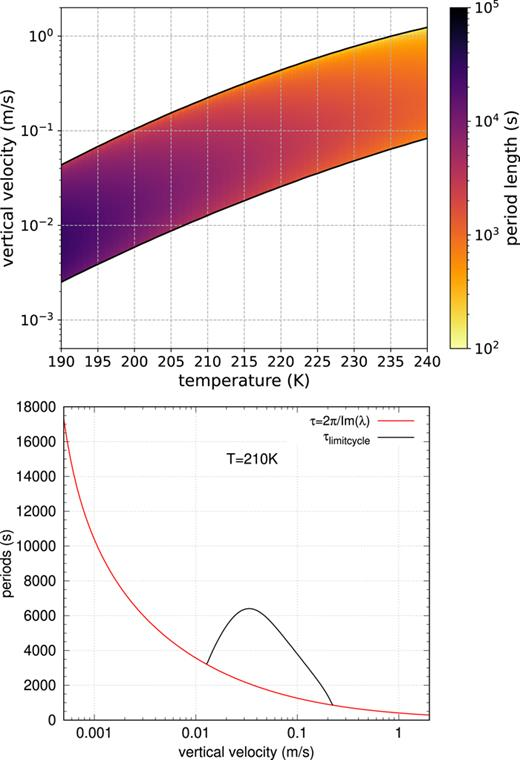
#> input picture sources/original/bergner-spichtinger-2026_files/m_043115_1_5.0297531.figures.online.f5.jpeg, 520 x 760 px
$ python generate_paper_figure5_digitization.py
#> lines starting #> are read from the running program, lines starting #| are printed output that depends on the picture; after the words box and inside, x2 and y2 are one past the last pixel; in counts of white or black regions, pixels touching at a corner belong together
#!/usr/bin/env python3
"""Digitize Bergner & Spichtinger (2026) Figure 5 from the saved publisher image.

The generated artifacts are explicitly image-derived comparison evidence for
Episode 008.  They are not backend continuation results and must not be used as
convergence evidence for the native/Python collocation workflow.
"""
from __future__ import annotations

import argparse
import csv
import hashlib
import json
import math
import sys
from collections import Counter
from dataclasses import dataclass
from pathlib import Path
from typing import Any, Iterable, Mapping, Sequence

import numpy as np
from PIL import Image, ImageDraw
from scipy import ndimage

ROOT = Path(__file__).resolve().parents[3]
if str(ROOT / "src") not in sys.path:
    sys.path.insert(0, str(ROOT / "src"))

from bergner_spichtinger_2026.episode8_production_schema import (  # noqa: E402
    CHECKSUM_CONVENTION,
    canonical_json_bytes,
)

EPISODE = Path(__file__).resolve().parents[1]
OUTPUT = EPISODE / "outputs"
GENERATOR = Path(__file__).resolve()
SOURCE_IMAGE = ROOT / "sources/original/bergner-spichtinger-2026_files/m_043115_1_5.0297531.figures.online.f5.jpeg"
SOURCE_PDF = ROOT / "sources/original/bergner-spichtinger-2026.pdf"

JSON_ARTIFACT = OUTPUT / "paper_figure5_digitization.json"
UPPER_BOUNDARY_CSV = OUTPUT / "paper_figure5_digitization_upper_hopf_boundaries.csv"
UPPER_COLOR_CSV = OUTPUT / "paper_figure5_digitization_upper_period_samples.csv"
LOWER_CURVES_CSV = OUTPUT / "paper_figure5_digitization_lower_curves.csv"
OVERLAY_PNG = OUTPUT / "paper_figure5_digitization_overlay.png"
RESIDUAL_PNG = OUTPUT / "paper_figure5_digitization_residuals.png"

SCHEMA_VERSION = "episode008-paper-figure5-digitization-v1"
METHOD_VERSION = "manual-calibration-threshold-component-colorbar-v1"
ARTIFACT_KIND = "task063-paper-figure5-digitization"


@dataclass(frozen=True)
class PanelCalibration:
    """Affine calibration for a log-x/log-y or linear-x/linear-y panel."""

    name: str
    pixel_x_min: int
    pixel_x_max: int
    pixel_y_top: int
    pixel_y_bottom: int
    x_min: float
    x_max: float
    y_min: float
    y_max: float
    x_scale: str
    y_scale: str
    x_quantity: str
    y_quantity: str
    x_unit: str
    y_unit: str

    def x_to_physical(self, pixel_x: float) -> float:
        fraction = (pixel_x - self.pixel_x_min) / (self.pixel_x_max - self.pixel_x_min)
        value = self.x_min + fraction * (self.x_max - self.x_min)
        return 10.0**value if self.x_scale == "log10" else value

    def y_to_physical(self, pixel_y: float) -> float:
        fraction_from_bottom = (self.pixel_y_bottom - pixel_y) / (self.pixel_y_bottom - self.pixel_y_top)
        value = self.y_min + fraction_from_bottom * (self.y_max - self.y_min)
        return 10.0**value if self.y_scale == "log10" else value

    def physical_x_to_pixel(self, x_value: float) -> float:
        coordinate = math.log10(x_value) if self.x_scale == "log10" else x_value
        fraction = (coordinate - self.x_min) / (self.x_max - self.x_min)
        return self.pixel_x_min + fraction * (self.pixel_x_max - self.pixel_x_min)

    def physical_y_to_pixel(self, y_value: float) -> float:
        coordinate = math.log10(y_value) if self.y_scale == "log10" else y_value
        fraction = (coordinate - self.y_min) / (self.y_max - self.y_min)
        return self.pixel_y_bottom - fraction * (self.pixel_y_bottom - self.pixel_y_top)

    # [26 lines left out: functions pixel_resolution, to_json, not called in this run]


TOP = PanelCalibration(
    name="upper_period_map",
    pixel_x_min=60,
    pixel_x_max=428,
    pixel_y_top=7,
    pixel_y_bottom=348,
    x_min=190.0,
    x_max=240.0,
    y_min=math.log10(5.0e-4),
    y_max=math.log10(2.0),
    x_scale="linear",
    y_scale="log10",
    x_quantity="temperature",
    y_quantity="vertical_velocity",
    x_unit="K",
    y_unit="m s^-1",
)

BOTTOM = PanelCalibration(
    name="lower_T210K_slice",
    pixel_x_min=64,
    pixel_x_max=429,
    pixel_y_top=407,
    pixel_y_bottom=722,
    x_min=math.log10(5.0e-4),
    x_max=math.log10(2.0),
    y_min=0.0,
    y_max=18000.0,
    x_scale="log10",
    y_scale="linear",
    x_quantity="vertical_velocity",
    y_quantity="period",
    x_unit="m s^-1",
    y_unit="s",
)

COLORBAR = {
    "pixel_x_min": 450,
    "pixel_x_max": 467,
    "pixel_y_top": 7,
    "pixel_y_bottom": 348,
    "log10_period_top": 5.0,
    "log10_period_bottom": 2.0,
    "period_unit": "s",
}


class GenerationError(RuntimeError):
    """Raised when the source figure cannot be digitized reproducibly."""


def rel(path: Path) -> str:
    resolved = path.resolve()
    try:
        return resolved.relative_to(ROOT).as_posix()
    except ValueError:
        return resolved.as_posix()


def sha(path: Path) -> str:
    return hashlib.sha256(path.read_bytes()).hexdigest()


def source_record(path: Path, role: str) -> dict[str, Any]:
    return {"path": rel(path), "sha256": sha(path), "role": role, "bytes": path.stat().st_size}


def write_json(path: Path, value: Mapping[str, Any]) -> None:
    path.write_bytes(canonical_json_bytes(value))


def read_rgb() -> np.ndarray:
    if not SOURCE_IMAGE.is_file():
        raise GenerationError(f"missing source image: {SOURCE_IMAGE}")
    image = Image.open(SOURCE_IMAGE).convert("RGB")
#> image is the input picture: PIL image 520x760 RGB; mean R, G, B 237.2, 223.9, 225.1
    if image.size != (520, 760):
        raise GenerationError(f"unexpected Figure 5 image size {image.size}; calibration is for 520x760")
    return np.asarray(image, dtype=np.uint8)


def saturation_and_value(rgb: np.ndarray) -> tuple[np.ndarray, np.ndarray]:
    scaled = rgb.astype(float) / 255.0
    mx = scaled.max(axis=2)
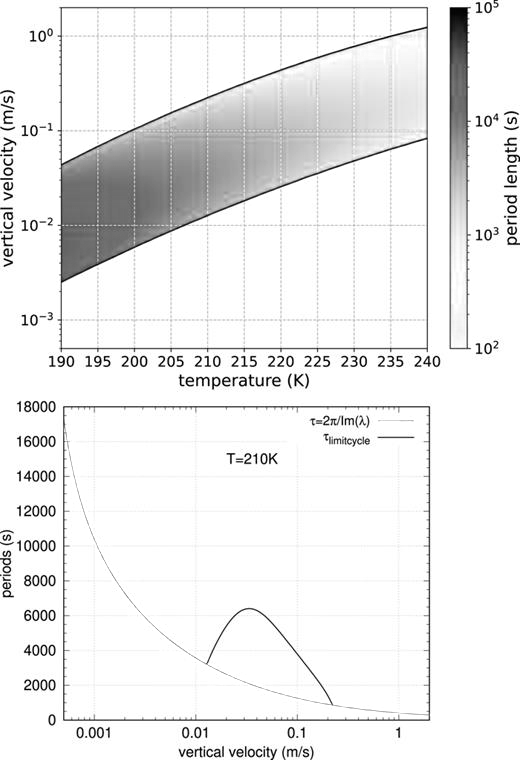
#> mx: shape (760, 520) float64; min 0, max 1, mean 0.932
    mn = scaled.min(axis=2)
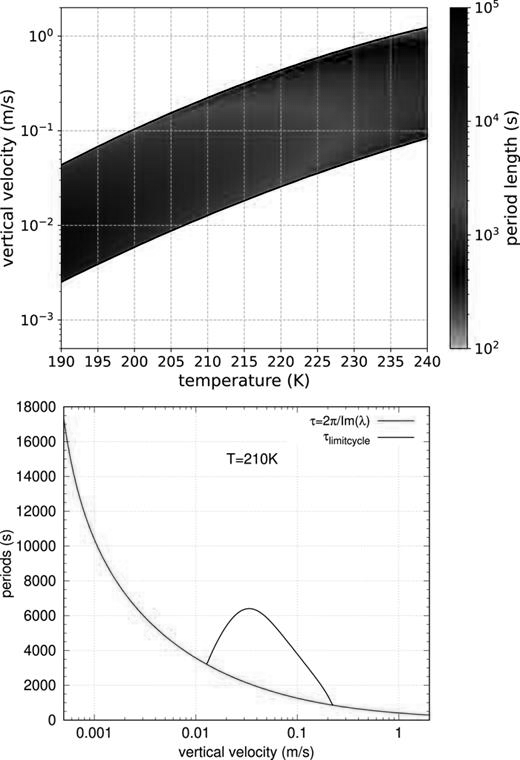
#> mn: shape (760, 520) float64; min 0, max 1, mean 0.866
    sat = np.divide(mx - mn, mx, out=np.zeros_like(mx), where=mx > 0.0)
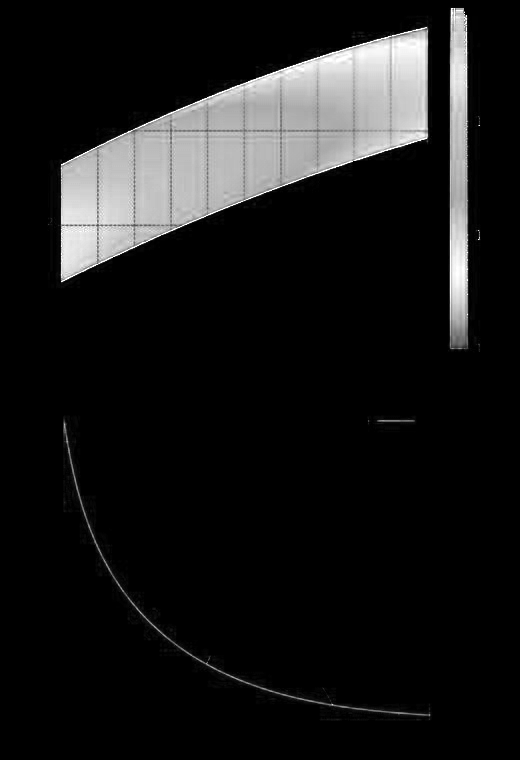
#> sat: shape (760, 520) float64; min 0, max 1, mean 0.0969
    return sat, mx


def contiguous_runs(mask: np.ndarray) -> list[tuple[int, int]]:
    idx = np.flatnonzero(mask)
    if idx.size == 0:
        return []
    runs: list[tuple[int, int]] = []
    start = int(idx[0])
    previous = int(idx[0])
    for raw in idx[1:]:
        current = int(raw)
        if current == previous + 1:
            previous = current
        else:
            runs.append((start, previous))
            start = previous = current
    runs.append((start, previous))
    return runs


def extract_upper_boundaries(rgb: np.ndarray) -> list[dict[str, Any]]:
    sat, val = saturation_and_value(rgb)
    y_slice = slice(TOP.pixel_y_top, TOP.pixel_y_bottom + 1)
    x_slice = slice(TOP.pixel_x_min, TOP.pixel_x_max + 1)
    # The upper panel colored region is the only contiguous high-saturation band
    # in each column.  Grid lines and labels are low-saturation; black borders
    # are low-value.  This deliberately extracts the color-domain edge rather
    # than trying to trace antialiased black strokes.
    colored = (sat[y_slice, x_slice] > 0.20) & (val[y_slice, x_slice] > 0.25)
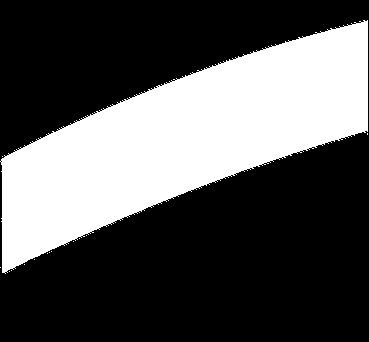
#> colored: shape (342, 369) bool; 33.6% white; 14 white regions (13 under 20 px), largest, box (x1, y1, x2, y2) and area: (0, 20, 368, 274) 42361
    rows: list[dict[str, Any]] = []
    for offset, pixel_x in enumerate(range(TOP.pixel_x_min, TOP.pixel_x_max + 1)):
        runs = contiguous_runs(colored[:, offset])
        if not runs:
            continue
        top_run, bottom_run = max(runs, key=lambda item: item[1] - item[0])
        if bottom_run - top_run + 1 < 20:
            continue
        upper_y = TOP.pixel_y_top + top_run
        lower_y = TOP.pixel_y_top + bottom_run
        upper_w = TOP.y_to_physical(upper_y)
        lower_w = TOP.y_to_physical(lower_y)
        temperature = TOP.x_to_physical(pixel_x)
        rows.append(
            {
                "panel": "upper_period_map",
                "pixel_x": pixel_x,
                "temperature_K": temperature,
                "upper_boundary_pixel_y": upper_y,
                "upper_boundary_w_m_s": upper_w,
                "upper_boundary_log_w_ln_m_s": math.log(upper_w),
                "lower_boundary_pixel_y": lower_y,
                "lower_boundary_w_m_s": lower_w,
                "lower_boundary_log_w_ln_m_s": math.log(lower_w),
                "direct_digitization": True,
                "validity": "direct_edge_detected",
                "edge_detector": "largest high-saturation contiguous vertical run",
                "vertical_color_run_pixels": bottom_run - top_run + 1,
            }
        )
#> this loop made 369 passes
#> (top_run, bottom_run, upper_y, lower_y) on passes 3 to 5: (158, 272, 165, 279), (158, 272, 165, 279), (157, 272, 164, 279)
    if len(rows) < 300:
        raise GenerationError(f"upper-boundary extraction found only {len(rows)} columns")
    return rows


def colorbar_profile(rgb: np.ndarray) -> tuple[np.ndarray, np.ndarray]:
    x0 = COLORBAR["pixel_x_min"] + 2
    x1 = COLORBAR["pixel_x_max"] - 2
    y0 = COLORBAR["pixel_y_top"]
    y1 = COLORBAR["pixel_y_bottom"]
    strip = rgb[y0 : y1 + 1, x0 : x1 + 1].astype(float)
    colors = strip.mean(axis=1)
    ys = np.arange(y0, y1 + 1)
    frac = (ys - y0) / (y1 - y0)
    log_period = COLORBAR["log10_period_top"] + frac * (
        COLORBAR["log10_period_bottom"] - COLORBAR["log10_period_top"]
    )
    return colors, log_period


def sample_patch_color(rgb: np.ndarray, pixel_x: int, pixel_y: int) -> tuple[np.ndarray, int, bool]:
    x0 = max(0, pixel_x - 2)
    x1 = min(rgb.shape[1] - 1, pixel_x + 2)
    y0 = max(0, pixel_y - 2)
    y1 = min(rgb.shape[0] - 1, pixel_y + 2)
    patch = rgb[y0 : y1 + 1, x0 : x1 + 1]
    sat, val = saturation_and_value(patch)
    colorful = (sat > 0.20) & (val > 0.25)
    if np.any(colorful):
        selected = patch[colorful]
        return selected.astype(float).mean(axis=0), int(selected.shape[0]), True
    return patch.reshape(-1, 3).astype(float).mean(axis=0), int(patch.shape[0] * patch.shape[1]), False


def estimate_log_period_from_color(color: np.ndarray, colorbar_colors: np.ndarray, colorbar_log_period: np.ndarray) -> tuple[float, int, float]:
    distances = np.linalg.norm(colorbar_colors - color[None, :], axis=1)
    idx = int(np.argmin(distances))
    return float(colorbar_log_period[idx]), int(COLORBAR["pixel_y_top"] + idx), float(distances[idx])


def extract_upper_period_samples(rgb: np.ndarray, boundaries: Sequence[Mapping[str, Any]]) -> list[dict[str, Any]]:
    by_x = {int(row["pixel_x"]): row for row in boundaries}
    colorbar_colors, colorbar_log_period = colorbar_profile(rgb)
    rows: list[dict[str, Any]] = []
    vertical_fractions = [round(float(v), 2) for v in np.linspace(0.08, 0.92, 15)]
    for pixel_x in range(64, 425, 8):
        if pixel_x not in by_x:
            continue
        boundary = by_x[pixel_x]
        upper_y = float(boundary["upper_boundary_pixel_y"])
        lower_y = float(boundary["lower_boundary_pixel_y"])
        for fraction_from_lower in vertical_fractions:
            pixel_y_float = lower_y + fraction_from_lower * (upper_y - lower_y)
            pixel_y = int(round(pixel_y_float))
            mean_color, colorful_pixels, color_valid = sample_patch_color(rgb, pixel_x, pixel_y)
            log_period, colorbar_y, color_distance = estimate_log_period_from_color(
                mean_color, colorbar_colors, colorbar_log_period
            )
            w_value = TOP.y_to_physical(pixel_y_float)
            rows.append(
                {
                    "sample_id": f"upper-color-x{pixel_x:03d}-f{int(round(100*fraction_from_lower)):02d}",
                    "panel": "upper_period_map",
                    "pixel_x": pixel_x,
                    "pixel_y": pixel_y,
                    "sample_position_fraction_from_lower_boundary": fraction_from_lower,
                    "temperature_K": TOP.x_to_physical(pixel_x),
                    "log_w_ln_m_s": math.log(w_value),
                    "w_m_s": w_value,
                    "log10_period_from_colorbar": log_period,
                    "period_s": 10.0**log_period,
                    "source_type": "direct_digitized_color_sample",
                    "value_role": "image_colorbar_lookup_not_backend_result",
                    "validity": "valid" if color_valid else "low_saturation_patch",
                    "patch_colorful_pixel_count": colorful_pixels,
                    "mean_rgb": [round(float(v), 6) for v in mean_color],
                    "matched_colorbar_pixel_y": colorbar_y,
                    "rgb_distance_to_colorbar": color_distance,
                }
            )
    if len(rows) < 500:
        raise GenerationError(f"upper color extraction produced only {len(rows)} samples")
    return rows


def connected_component_rows(
    mask: np.ndarray,
    *,
    bbox: tuple[int, int, int, int],
    component_rank: int = 0,
) -> np.ndarray:
    x0, y0, x1, y1 = bbox
    roi = mask[y0 : y1 + 1, x0 : x1 + 1]
    labels, count = ndimage.label(roi, structure=np.ones((3, 3), dtype=int))
    if count == 0:
        raise GenerationError(f"no connected components found in {bbox}")
    component_sizes = ndimage.sum(np.ones_like(labels), labels, index=np.arange(1, count + 1))
    order = np.argsort(component_sizes)[::-1]
    if component_rank >= len(order):
        raise GenerationError(f"component rank {component_rank} unavailable in {bbox}")
    label_value = int(order[component_rank] + 1)
    ys, xs = np.nonzero(labels == label_value)
    return np.column_stack((xs + x0, ys + y0)).astype(int)


def aggregate_curve_pixels(
    pixels: np.ndarray,
    *,
    curve_id: str,
    color_name: str,
    calibration: PanelCalibration,
    source_type: str,
) -> list[dict[str, Any]]:
    rows: list[dict[str, Any]] = []
    for pixel_x in sorted(np.unique(pixels[:, 0])):
        y_values = pixels[pixels[:, 0] == pixel_x, 1]
        pixel_y = float(np.median(y_values))
        w_value = calibration.x_to_physical(float(pixel_x))
        period = calibration.y_to_physical(pixel_y)
        rows.append(
            {
                "curve_id": curve_id,
                "panel": "lower_T210K_slice",
                "color_name": color_name,
                "pixel_x": int(pixel_x),
                "pixel_y_median": pixel_y,
                "pixel_y_min": int(y_values.min()),
                "pixel_y_max": int(y_values.max()),
                "pixels_in_column": int(y_values.size),
                "temperature_K": 210.0,
                "w_m_s": w_value,
                "log_w_ln_m_s": math.log(w_value),
                "period_s": period,
                "source_type": source_type,
                "direct_digitization": True,
                "validity": "valid_curve_pixel",
            }
        )
    return rows


def extract_lower_curves(rgb: np.ndarray) -> list[dict[str, Any]]:
    r = rgb[:, :, 0].astype(int)
    g = rgb[:, :, 1].astype(int)
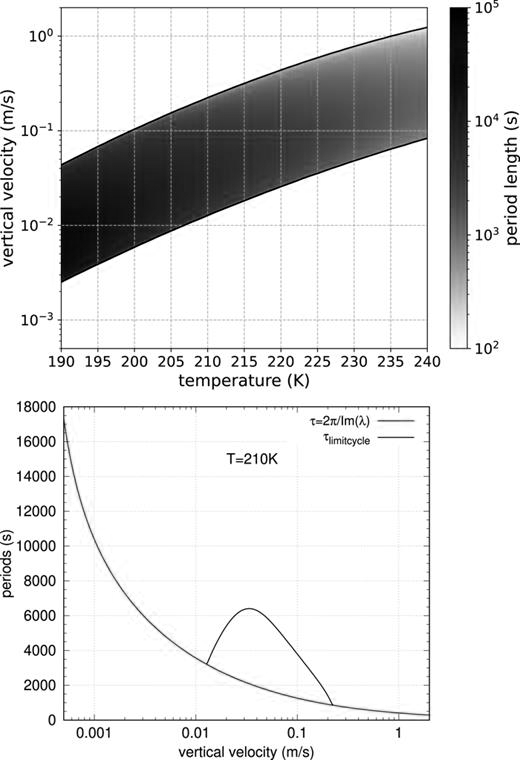
#> g: shape (760, 520) int64; min 0, max 255, mean 223.9
    b = rgb[:, :, 2].astype(int)
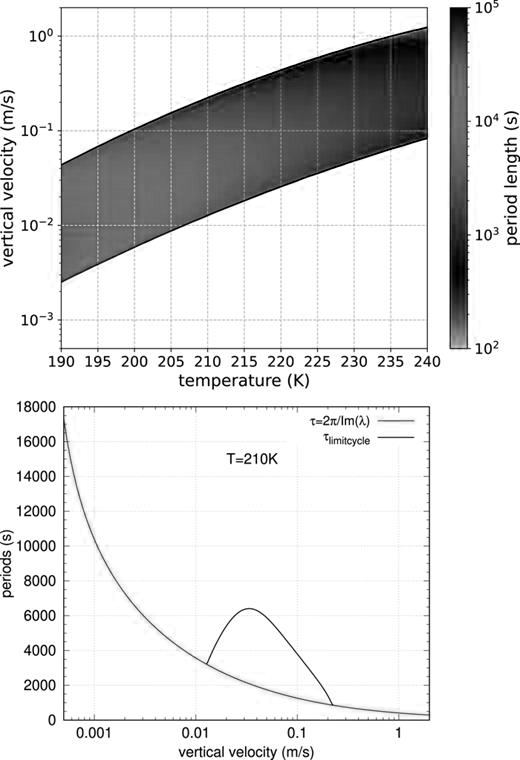
#> b: shape (760, 520) int64; min 0, max 255, mean 225.1
    red_mask = (r > 120) & (r > g + 25) & (r > b + 25) & (g < 180) & (b < 180)
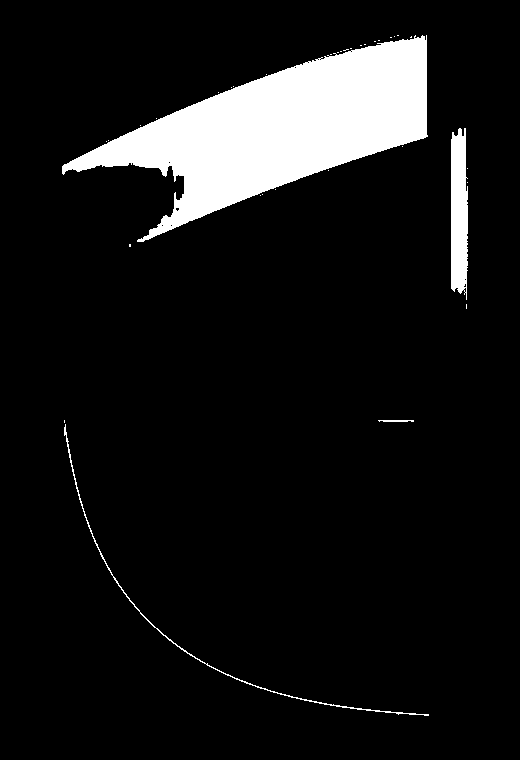
#> red_mask: shape (760, 520) bool; 8.9% white; 35 white regions (31 under 20 px), largest, box (x1, y1, x2, y2) and area: (62, 35, 428, 242) 31876, (451, 128, 468, 300) 2548, (64, 424, 429, 716) 778, (378, 420, 414, 422) 65
    red_pixels = connected_component_rows(
        red_mask,
        bbox=(BOTTOM.pixel_x_min, BOTTOM.pixel_y_top, BOTTOM.pixel_x_max - 1, BOTTOM.pixel_y_bottom),
        component_rank=0,
    )
#> (the rest of the program and of its run is left out)
